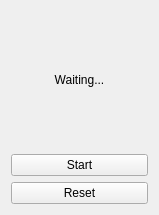
<?xml version="1.0" encoding="UTF-8"?>
<ui version="4.0">
 <class>MainWindow</class>
 <widget class="QMainWindow" name="MainWindow">
  <property name="geometry">
   <rect>
    <x>0</x>
    <y>0</y>
    <width>159</width>
    <height>215</height>
   </rect>
  </property>
  <property name="windowTitle">
   <string>MainWindow</string>
  </property>
  <widget class="QWidget" name="centralWidget">
   <layout class="QVBoxLayout" name="verticalLayout">
    <item>
     <widget class="QLabel" name="label">
      <property name="text">
       <string>Waiting...</string>
      </property>
      <property name="alignment">
       <set>Qt::AlignCenter</set>
      </property>
     </widget>
    </item>
    <item>
     <widget class="QPushButton" name="startButton">
      <property name="text">
       <string>Start</string>
      </property>
     </widget>
    </item>
    <item>
     <widget class="QPushButton" name="resetButton">
      <property name="text">
       <string>Reset</string>
      </property>
     </widget>
    </item>
   </layout>
  </widget>
 </widget>
 <layoutdefault spacing="6" margin="11"/>
 <resources/>
 <connections/>
</ui>
